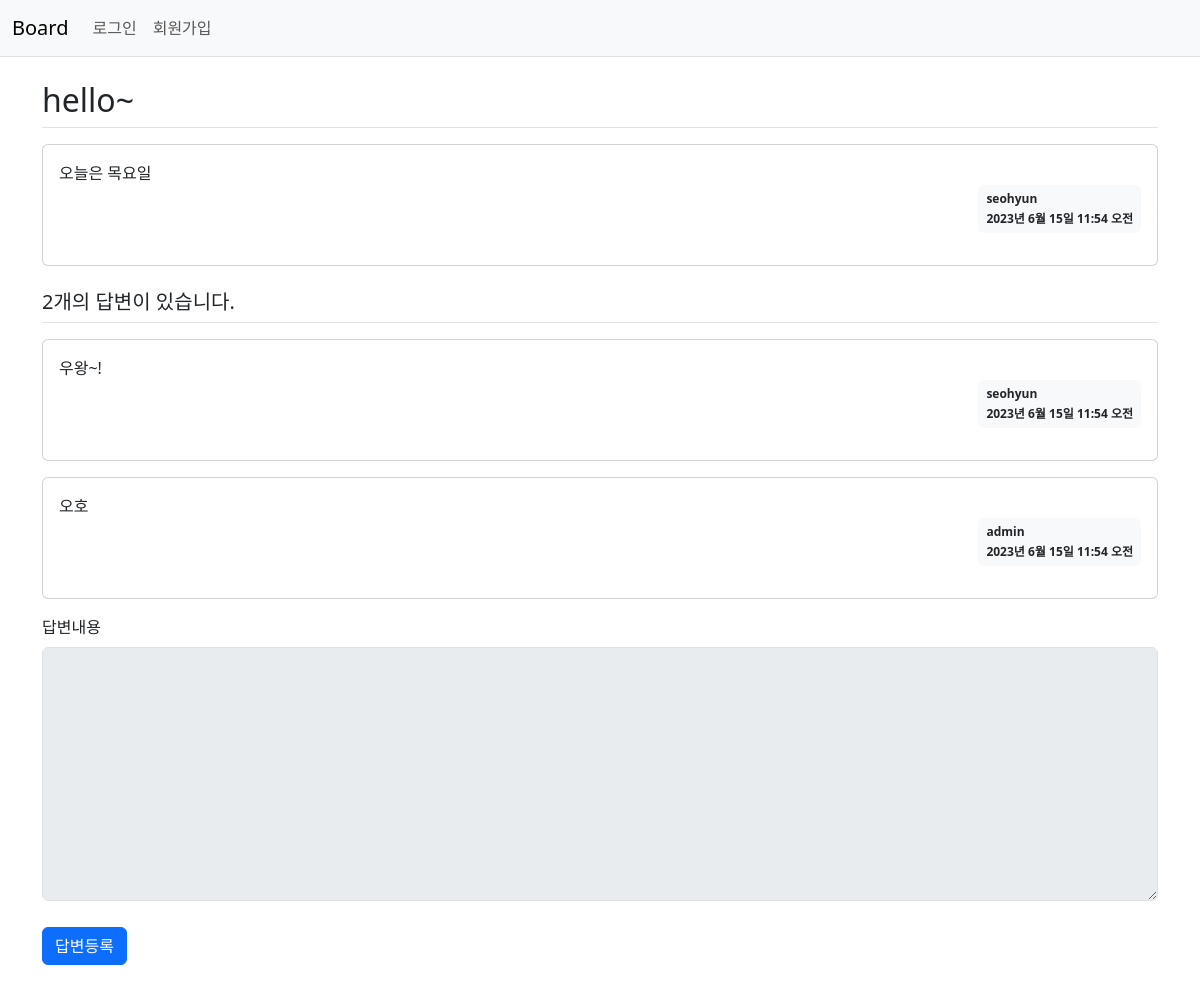
/board/307/, run on an earlier commit of the app's database.
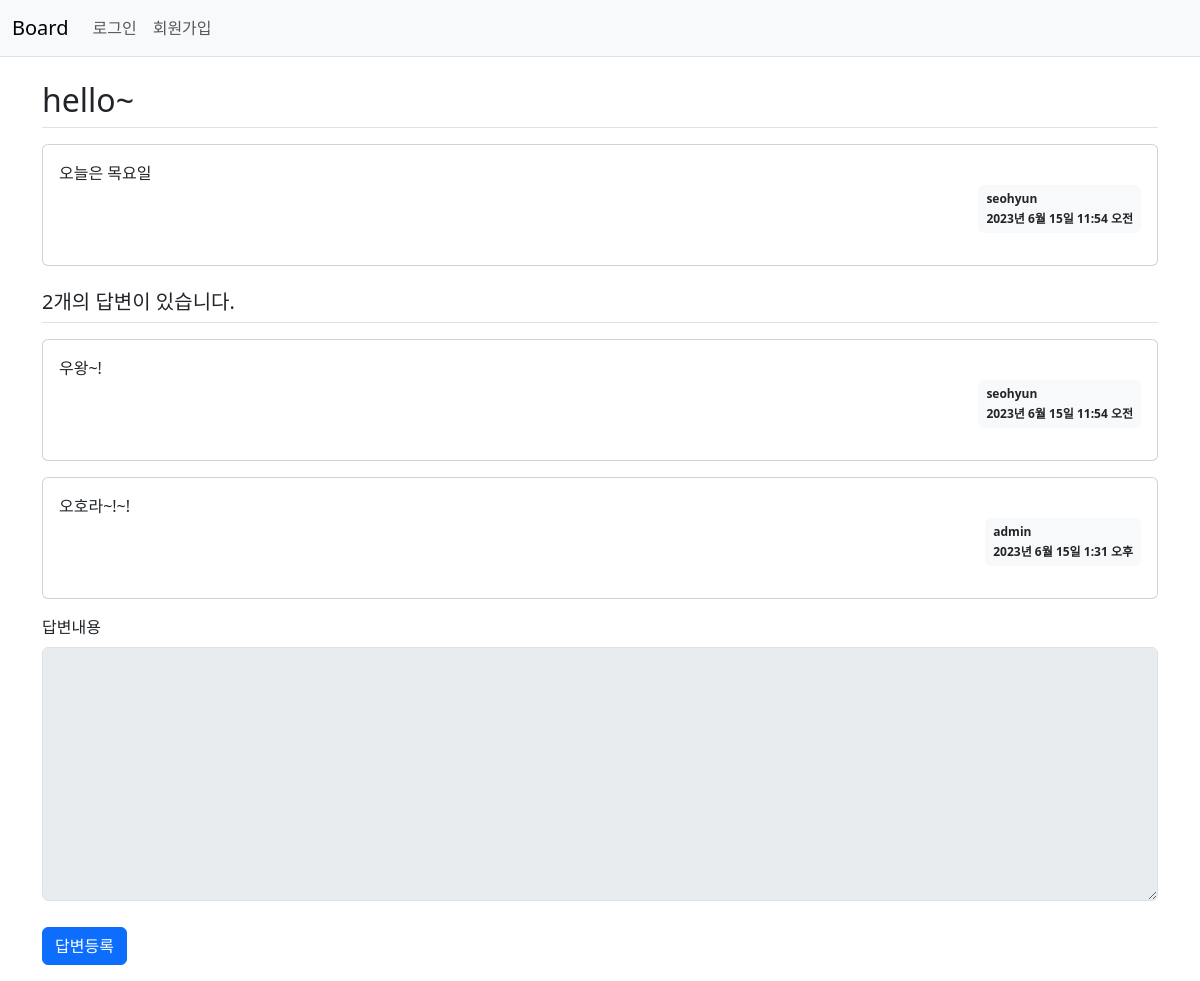
And on a later commit of the database.
### board/models.py (models this page shows)
class Answer(models.Model):
    author = models.ForeignKey(User, on_delete=models.CASCADE)
    question = models.ForeignKey(Question, on_delete=models.CASCADE)
    content = models.TextField()
    created_at = models.DateTimeField()
    modified_at = models.DateTimeField(null=True, blank=True)

### board/views.py (the view)
# urls.py: path('<int:question_id>/', views.detail, name='detail'),  # board/int값/
def detail(request, question_id):
    question = get_object_or_404(Question, pk=question_id) # Question.objects.get(id=question_id)
    context = {'question':question}
    return render(request, 'board/question_detail.html', context)

### templates/board/question_detail.html (shortened to what this page needs)
{% extends 'base.html' %}
{% block content %}
    <div class="container my-3">
        <h2 class="border-bottom py-2">{{ question.subject }}</h2>
        <div class="card my-3">
            <div class="card-body">
                <div class="card-text" style="white-space: pre-line;">{{ question.content }}</div>
                <div class="d-flex justify-content-end">
                    <div class="badge bg-light text-dark p-2 text-start">
                        <div class="mb-2">{{ question.author.username }}</div>
                        <div>{{ question.created_at }}</div>
                    </div>
                </div>
            </div>
        </div>
        <h5 class="border-bottom my-3 py-2">{{ question.answer_set.count }}개의 답변이 있습니다.</h5>
        {% for answer in question.answer_set.all %}
        <div class="card my-3">
            <div class="card-body">
                <div class="card-text" style="white-space: pre-line;">{{ answer.content }}</div>
                <div class="d-flex justify-content-end">
                    <div class="badge bg-light text-dark p-2 text-start">
                        <div class="mb-2">{{ answer.author.username }}</div>
                        <div>{{ answer.created_at }}</div>
                    </div>
                </div>
            </div>
        </div>
        {% endfor %}
    <form action = "{% url 'board:answer_create' question.id %}" method="post" class="my-3">
        <div class="mb-3">
            <label for="content" class="form-label">답변내용</label>
            <textarea {% if not user.is_authenticated %} disabled {% endif %}
                name="content" id="content" class="form-control" rows="10"></textarea>
        </div>
        <input type="submit" value="답변등록" class="btn btn-primary">
    </form>
</div>
{% endblock %}

What changed in the data, as far as the page shows it:
removed Answer: content "오호", author.username "admin", created_at "2023년 6월 15일 11:54 오전"
added Answer: content "오호라~!~!", author.username "admin", created_at "2023년 6월 15일 1:31 오후"
